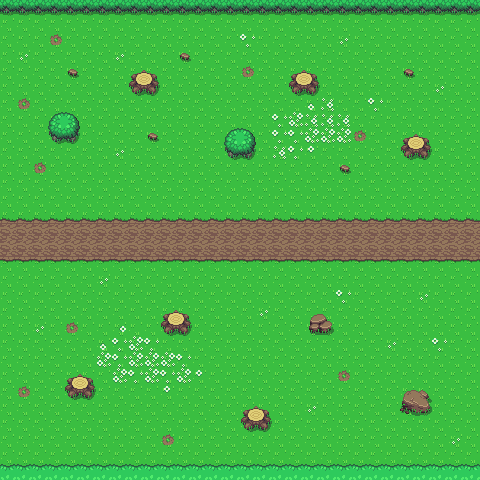

Rendered tile map (Tiled .tmx) drawn with the repository's tilesets; below, a short description and the map source with its tile grids summarised:
An orthogonal 30x30 tile map with 16x16 px tiles, 5 tile layers (terrain, path, plants, misc, ...) and 14 objects (12x wall, left, right).

<map version="1.2" tiledversion="1.2.4" orientation="orthogonal" renderorder="left-down" width="30" height="30" tilewidth="16" tileheight="16" infinite="0" nextlayerid="9" nextobjectid="15">
 <tileset firstgid="1" source="zelda_style.tsx" />
 <layer id="2" name="terrain" width="30" height="30">
  <data>[900 cells, 900 non-empty, 1 distinct tile ids]</data>
 </layer>
 <layer id="3" name="path" width="30" height="30">
  <data>[900 cells, 122 non-empty, 4 distinct tile ids]</data>
 </layer>
 <layer id="5" name="plants" width="30" height="30">
  <data>[900 cells, 58 non-empty, 6 distinct tile ids]</data>
 </layer>
 <layer id="6" name="misc" width="30" height="30">
  <data>[900 cells, 13 non-empty, 9 distinct tile ids]</data>
 </layer>
 <layer id="7" name="tree" width="30" height="30">
  <data>[900 cells, 92 non-empty, 10 distinct tile ids]</data>
 </layer>
 <objectgroup id="8" name="obstacles">
  <object id="1" name="obstacle" type="wall" x="52" y="116" width="24" height="24" />
  <object id="2" name="obstacle" type="wall" x="132" y="68" width="24" height="24" />
  <object id="3" name="obstacle" type="wall" x="228" y="132" width="24" height="24" />
  <object id="4" name="obstacle" type="wall" x="292" y="68" width="24" height="24" />
  <object id="5" name="obstacle" type="wall" x="404" y="132" width="24" height="24" />
  <object id="6" name="obstacle" type="wall" x="164" y="308" width="24" height="24" />
  <object id="7" name="obstacle" type="wall" x="308" y="308" width="24" height="24" />
  <object id="8" name="obstacle" type="wall" x="244" y="404" width="24" height="24" />
  <object id="9" name="obstacle" type="wall" x="404" y="388" width="24" height="24" />
  <object id="10" name="obstacle" type="wall" x="4" y="468" width="472" height="8" />
  <object id="11" name="obstacle" type="wall" x="68" y="372" width="24" height="24" />
  <object id="12" name="obstacle" type="wall" x="4" y="4" width="472" height="8" />
  <object id="13" name="obstacle" type="left" x="-12" y="4" width="8" height="472" />
  <object id="14" name="obstacle" type="right" x="484" y="4" width="8" height="472" />
 </objectgroup>
</map>
